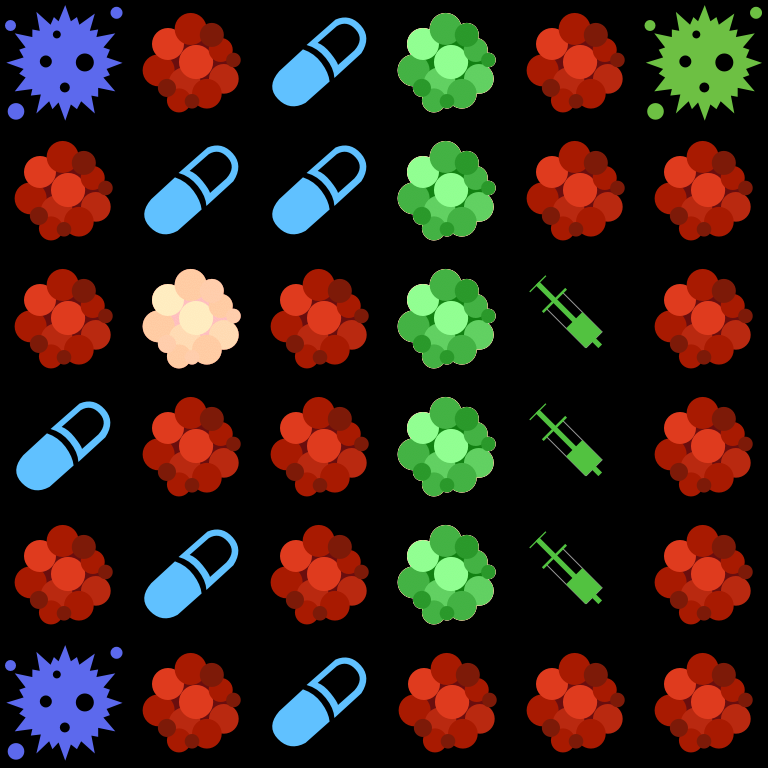

This game map was drawn from its Tiled (.tmx) file and the tilesets committed beside it. A one-line description and the full map source follow:
An orthogonal 6x6 tile map with 128x128 px tiles, 1 tile layer (Tile Layer 1).

<map version="1.0" tiledversion="1.0.3" orientation="orthogonal" renderorder="right-down" width="6" height="6" tilewidth="128" tileheight="128" nextobjectid="1">
 <tileset firstgid="1" name="Tiles" tilewidth="128" tileheight="128" tilecount="14" columns="7">
  <image source="../images/Tiles.png" width="896" height="256" />
 </tileset>
 <layer name="Tile Layer 1" width="6" height="6">
  <data encoding="csv">
3,13,1,10,13,11,
13,1,1,10,13,13,
13,14,13,10,9,13,
1,13,13,10,9,13,
13,1,13,10,9,13,
3,13,1,13,13,13
</data>
 </layer>
</map>
